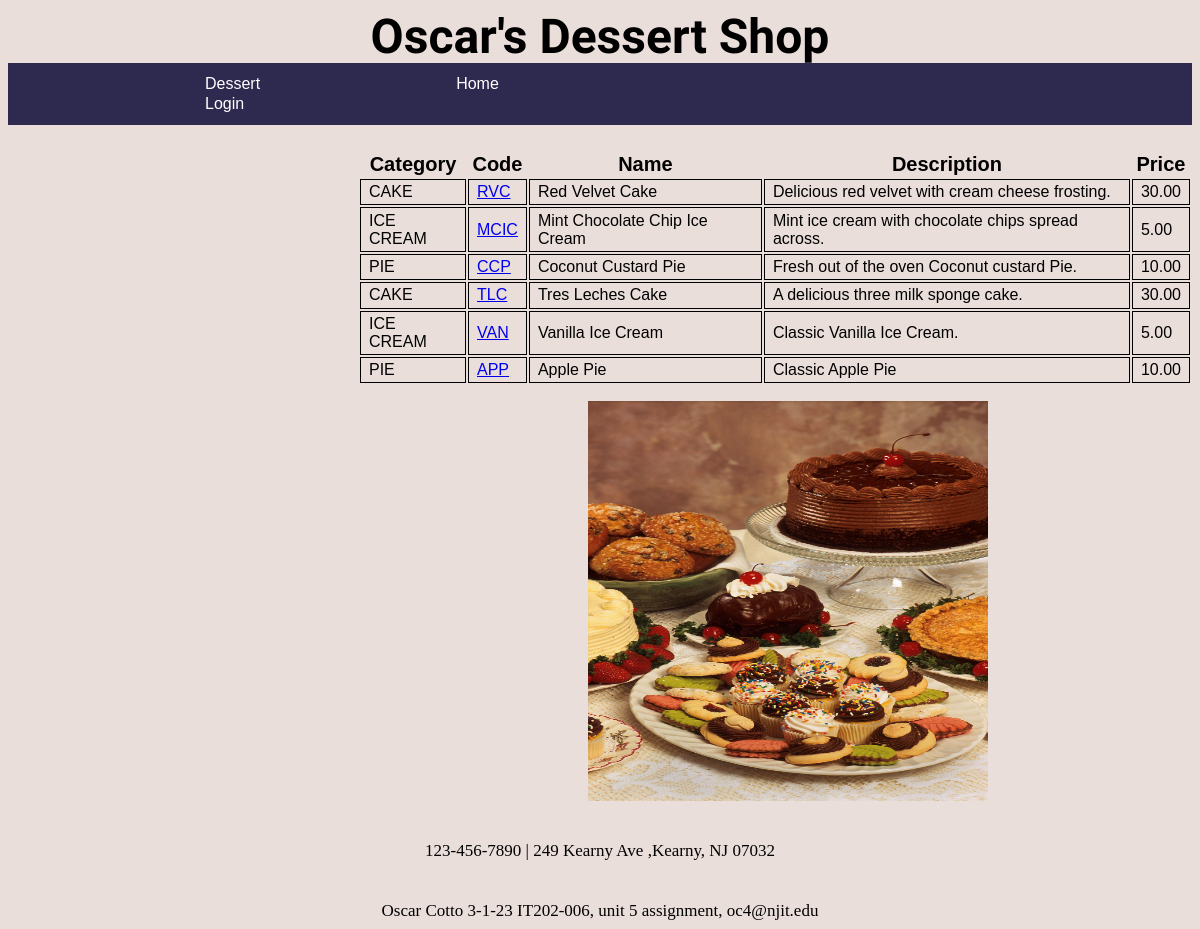
/unit5assignment/dessert_list.php, run on the app's committed database.
### tables this page shows
CREATE TABLE `dessert` (
  `dessertID` int(11) NOT NULL,
  `dessertCategoryID` int(11) NOT NULL,
  `dessertCode` varchar(10) NOT NULL,
  `dessertName` varchar(255) NOT NULL,
  `description` text NOT NULL,
  `price` decimal(10,2) NOT NULL,
  `dateAdded` datetime NOT NULL
);

CREATE TABLE `dessertcategories` (
  `dessertCategoryID` int(11) NOT NULL,
  `dessertCategoryName` varchar(255) NOT NULL,
  `dateAdded` datetime NOT NULL
);

### unit5assignment/dessert_list.php (the view, shortened to what this page needs)
<?php
require_once('database.php');
$query = 'SELECT dessertCategoryName, dessertID,dessertCode,dessertName, description, price
FROM dessertcategories INNER JOIN dessert
on dessertcategories.dessertCategoryID = dessert.dessertCategoryID';
$statement = $db->prepare($query);
$statement->execute();
$dessertcategories = $statement->fetchAll();
?>
<html>
  <head>
    <link rel="stylesheet" href = "dessert_list.css"/>
    <link rel="stylesheet" href = "../styles.css"/>
  </head>
  <body>
    <main>
    <header>
      <h1 id = "header1">Oscar's Dessert Shop</h1>
    </header>
    <div id = "navBar">
      <ul>
        <li><a href="dessert_list.php"><button>Dessert</button></a></li>
        <li><a href="../home.php"><button>Home</button></a></li>
        <li><a href="../shipping.php"><button <?php session_start(); if(!isset($_SESSION['is_valid_admin'])){ ?> style="visibility:hidden;"<?php }?>>Shipping</button></a></li>
        <li><a href="../unit7assignment/createPageForm.php"><button <?php if(!isset($_SESSION['is_valid_admin'])){ ?> style="visibility:hidden;"<?php }?>>Create</button></a></li>
        <?php
          if(isset($_SESSION['is_valid_admin'])) {
        ?>
          <li><a href="../unit9assignment/logout.php"><button>Logout</button></a></li>
        <?php } else {?>
          <li><a href="../unit9assignment/login.php"><button>Login</button></a></li>
        <?php } ?>
      </ul>
    </div>
      <section>
        <table>
          <tr>
            <th>Category</th>
            <th>Code</th>
            <th>Name</th>
            <th>Description</th>
            <th>Price</th>
          </tr>
          <?php foreach($dessertcategories as $category) :?>
            <tr>
              <td><?php echo $category['dessertCategoryName'];?></td>
              <td><a href="../unit11assignment/details.php?dessert_id=<?php echo $category['dessertID'];?>"><?php echo $category['dessertCode']; ?></a></td>
              <td><?php echo $category['dessertName'];?></td>
              <td><?php echo $category['description']; ?></td>
              <td><?php echo $category['price']; ?></td>
            </tr>
          <?php endforeach; ?>
        </table>
      </section>
    </main>
    <figure>
    <img id = "dessertPic" src = "../images/dessertPic.jpg">
    </figure>
    <footer>
        123-456-7890 | 249 Kearny Ave ,Kearny, NJ 07032
      </footer>
    <footer>
        Oscar Cotto 3-1-23 IT202-006, unit 5 assignment, oc4@njit.edu
    </footer>
  </body>
</html>

### unit5assignment/dessert_list.css (style rules this page uses)
td { border: 1px solid black; padding: .2em .5em .2em .5em; font-family: Verdana, Geneva, Tahoma, sans-serif; font-size: 16px; }
th { font-family: Verdana, Geneva, Tahoma, sans-serif; font-size: 20px; }

### styles.css (style rules this page uses)
body { background-color: #EADEDA; }
ul { list-style-type: none; margin: 0; padding: 0; }
li { display:inline; margin-left: 180px; }
#navBar { border-style: solid; border-width: .5px; border-color: #2E294E; padding: 10px; background-color: #2E294E; }
button { background-color: #2E294E; color:white; border-style:none; font-size:16px; }
#header1 { text-align: center; font-family: 'ZCOOL XiaoWei', sans-serif; font-family: 'Zeyada', cursive; font-size: 48px; height:50px; margin-bottom:5px; padding:0px; }
footer { margin-top: 40px; text-align: center; font-family:Georgia, 'Times New Roman', Times, serif; font-size:17px; }
section { margin-top:25px; margin-left:350px; }
#dessertPic { width:400px; height:400px; margin-left:540px; }

### data on the page
dessert: dessertCategoryID.dessertCategoryName "CAKE", dessertCode "RVC", dessertName "Red Velvet Cake", description "Delicious red velvet with cream cheese frosting.", price "30.00"
dessert: dessertCategoryID.dessertCategoryName "ICE CREAM", dessertCode "MCIC", dessertName "Mint Chocolate Chip Ice Cream", description "Mint ice cream with chocolate chips spread across.", price "5.00"
dessert: dessertCategoryID.dessertCategoryName "PIE", dessertCode "CCP", dessertName "Coconut Custard Pie", description "Fresh out of the oven Coconut custard Pie.", price "10.00"
dessert: dessertCategoryID.dessertCategoryName "CAKE", dessertCode "TLC", dessertName "Tres Leches Cake", description "A delicious three milk sponge cake.", price "30.00"
dessert: dessertCategoryID.dessertCategoryName "ICE CREAM", dessertCode "VAN", dessertName "Vanilla Ice Cream", description "Classic Vanilla Ice Cream.", price "5.00"
dessert: dessertCategoryID.dessertCategoryName "PIE", dessertCode "APP", dessertName "Apple Pie", description "Classic Apple Pie", price "10.00"
